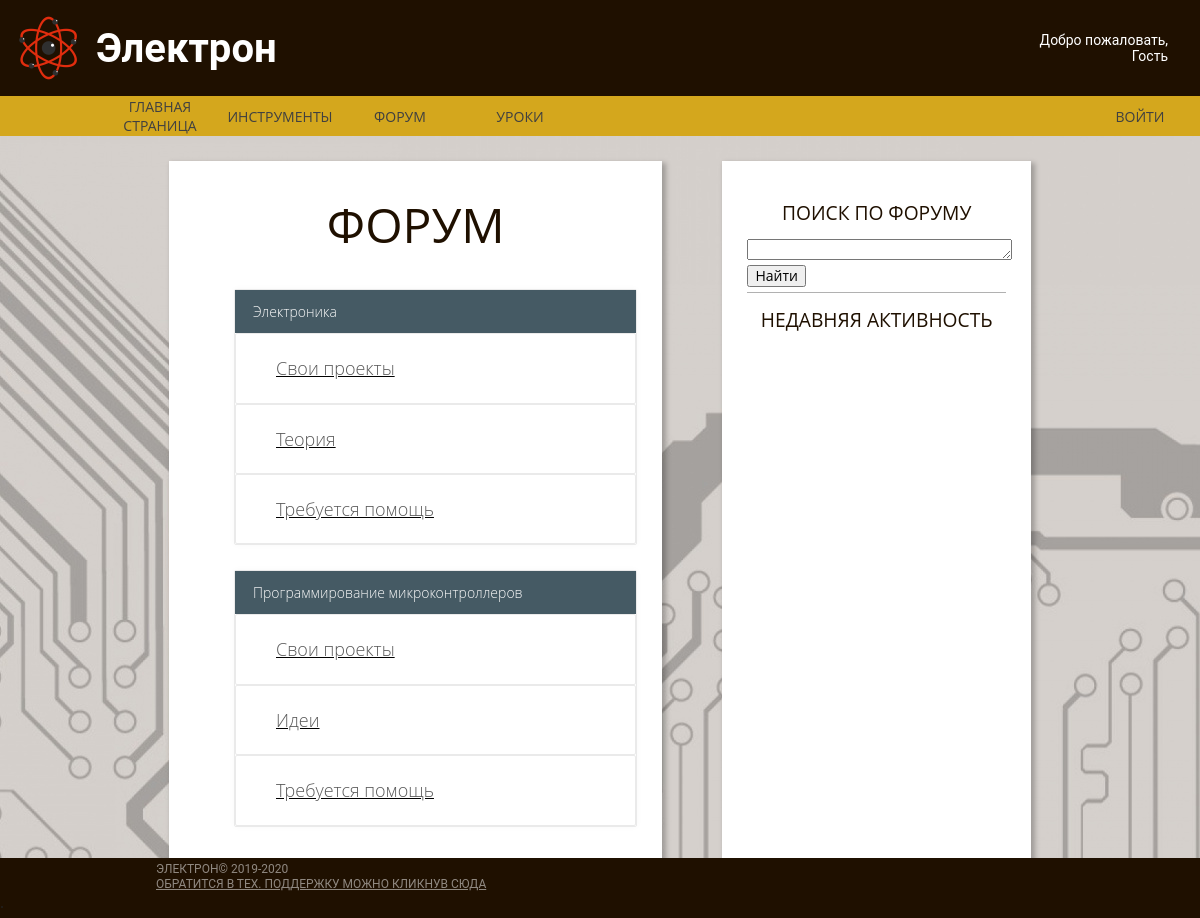
/forum, run on an earlier commit of the app's database.
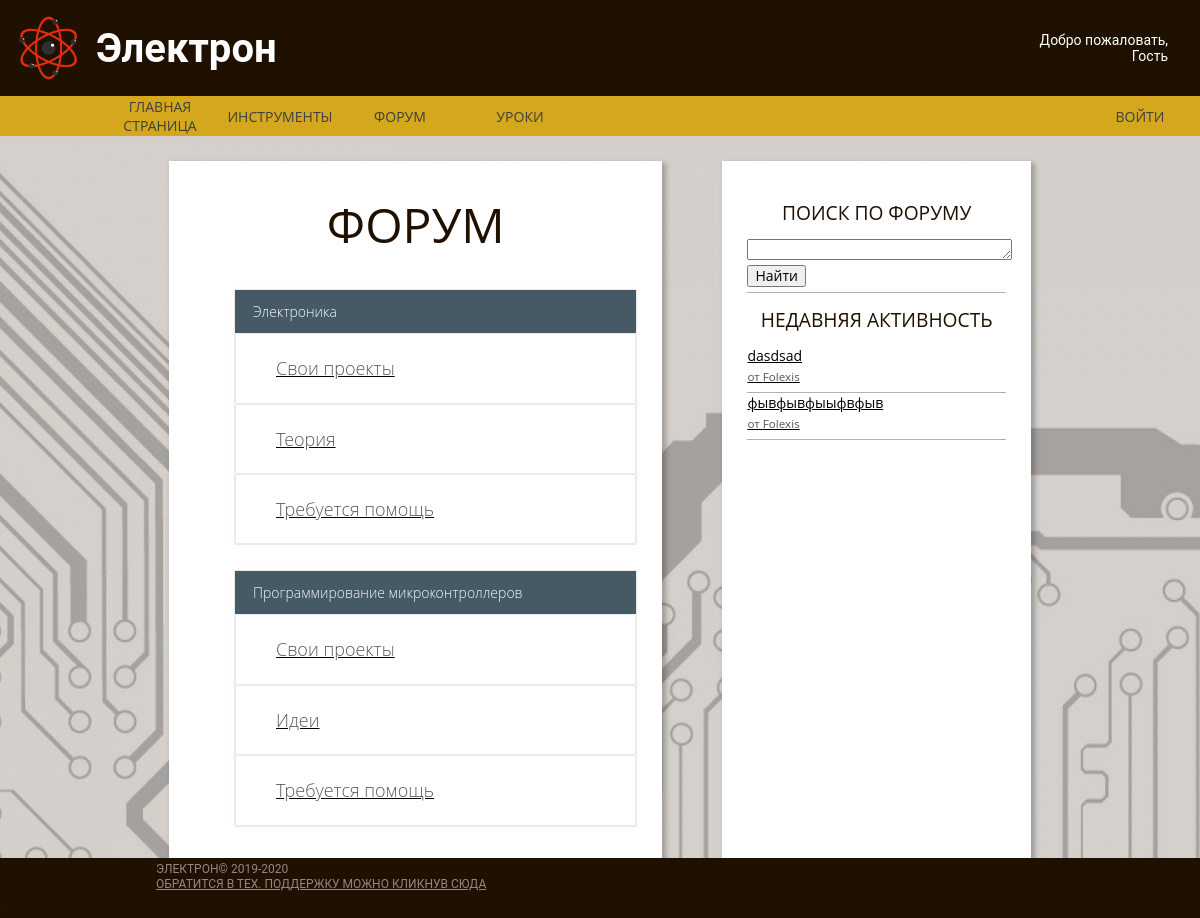
And on a later commit of the database.
### Main/models.py (models this page shows, shortened)
class Article(models.Model):
    author_art = models.CharField("автор", max_length=70)
    name_art = models.CharField("название", max_length=100)
    text_art = models.TextField()
    sellf = models.CharField("curs", max_length=3)
    pub_date_art = models.DateTimeField(default=datetime.datetime.now())
    tags = models.ManyToManyField('Tag', blank=True, related_name="posts")

### Main/views.py (the view, shortened to what this page needs)
# urls.py: path('forum', Forum.as_view(), name = 'Forum_url'),
class Forum(View):
    def get(self, request):
        h = CheckCOOKIE(request)
        if 'ROOT' in request.COOKIES:
            g = request.COOKIES['ROOT']
        else:
            g = 'False'
        All_Articles = Article.objects.all()
        form = SearchForm()
        return render(request, 'First/Forum.html',
                      context={'Art_list': reversed(All_Articles), 'Nick': h, "ROOT": g, 'form': form, "news": news()})

### Main/forms.py (shortened to what this page needs)
class SearchForm(forms.Form):
    req = forms.CharField(max_length=70)

### Main/utils.py (called while the page is built)
def news():
    return reversed(News.objects.all())

def CheckCOOKIE(request):
    if "UserNick" in request.COOKIES:
        if request.COOKIES["UserNick"] != "":
            h = request.COOKIES["UserNick"]
        else:
            h = ""
    else:
        h = ""
    return h

### Main/templates/First/Forum.html (shortened to what this page needs)
{% extends "First/Base_blok.html"%}
{% load static %}
{% block css %}
    <link rel="stylesheet" href="{% static 'css/normalize.css' %}">
    <link rel="stylesheet" href="{% static 'css/main.css' %}">
    <link rel="stylesheet" href="{% static 'css/forum.css' %}">
{% endblock %}
{% block content %}
<div class="container main-container">
    <div class="container generic">
        <h1 class="forum-title">Форум</h1>
        <ol class="forum-list">
            <li class="sub-forum">
                <h3 class="sub-forum-title">Электроника</h3>
                <ol class="sub-forum-list">
                    <li class="forum-category">
                        <a class="item link side-bar-link" href="{% url 'subforum_url' 'ElS' %}"><h3 class="forum-category-title">Свои проекты</h3></a>
                    </li>
                    <li class="forum-category">
                        <a class="item link side-bar-link" href="{% url 'subforum_url' 'ElT' %}"><h3 class="forum-category-title">Теория</h3></a>
                    </li>
                    <li class="forum-category">
                        <a class="item link side-bar-link" href="{% url 'subforum_url' 'ElH' %}"><h3 class="forum-category-title">Требуется помощь</h3></a>
                    </li>
                </ol>
            </li>
            <li class="sub-forum">
                <h3 class="sub-forum-title">Программирование микроконтроллеров</h3>
                <ol class="sub-forum-list">
                    <li class="forum-category">
                       <a class="item link side-bar-link" href="{% url 'subforum_url' 'MS' %}"><h3 class="forum-category-title">Свои проекты</h3></a>
                    </li>
                    <li class="forum-category">
                        <a class="item link side-bar-link" href="{% url 'subforum_url' 'MT' %}"><h3 class="forum-category-title">Идеи</h3></a>
                    </li>
                    <li class="forum-category">
                        <a class="item link side-bar-link" href="{% url 'subforum_url' 'MH' %}"><h3 class="forum-category-title">Требуется помощь</h3></a>
                    </li>
                </ol>
            </li>
        </ol>
    </div>
    <div class="container side-bar side-bar-right">
        <h1 class="item title side-bar-title smaller">
            Поиск по форуму
        </h1>
        <form class="item link side-bar-interactive" method="post">
            <label>
                <textarea name = "req" style="max-height: 15px;width: 100%"></textarea>
            </label>
            <button>Найти</button>
        </form>
        <h1 class="item title side-bar-title smaller">
            Недавняя активность
        </h1>
        {% for i in Art_list %}
        <a class="item link side-bar-link" href="{% url 'art_url' id=i.id %}">
            {{i.name_art}}<br>
            <span class="date">от {{i.author_art}}</span>
        </a>
        {% endfor %}
    </div>
</div>
{% endblock %}

What changed in the data, as far as the page shows it:
added Article: name_art "dasdsad", author_art "Folexis"
added Article: name_art "фывфывфыыфвфыв", author_art "Folexis"
